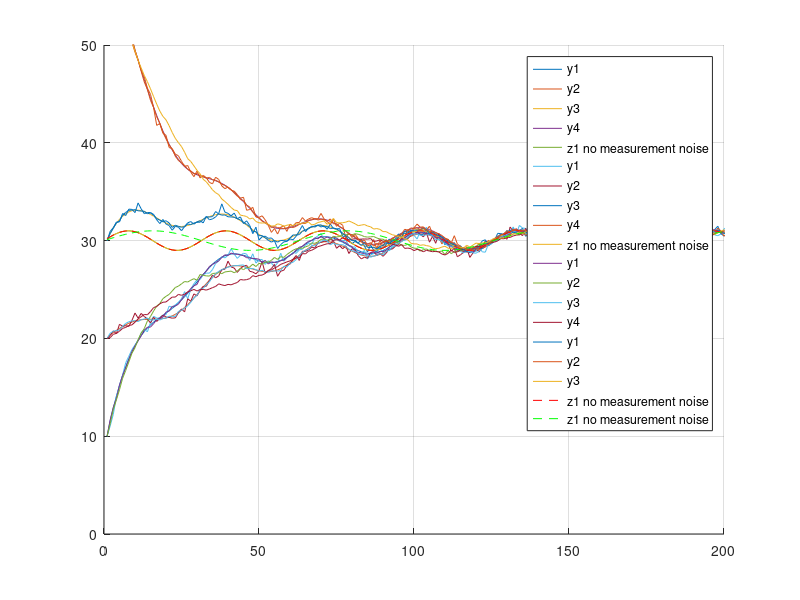

Recreate this plot in MATLAB.
%% case 1: z=[sin+10 sin+20 sin+30 sin+40]' 
clc;clear;close all
dt=0.02; 
t_f=20;
steps=round(t_f/dt);

L = [ 2 -1  0 -1;
     -1  2 -1  0;
      0 -1  2 -1;
     -1  0 -1  2];
q = zeros(4,steps);
y = zeros(4,steps);
L = 1*L;
%L_hat = kron(L,eye(m));


y(:,1)=[10 20 30 60]';
z=sin(10*dt*(1:steps));

%y(:,1) = q(:,1)+[z(:,1) z(:,1) z(:,1) z(:,1)]'; 

for k = 2:steps
% q[k]=q[k-1]+dt*(-L)*(q[k-1]-z[k-1])
  % q(:,k) = q(:,k-1)+ dt *(-L_hat)*(q(:,k-1) + [  z(:,k-1)+10 ; z(:,k-1)+20 ;z(:,k-1)+30 ;z(:,k-1)+60]) ;
    q(:,k) = q(:,k-1)+ dt *(-L)*(q(:,k-1) + [  z(k-1)+10 ; z(k-1)+20 ;z(k-1)+30 ;z(k-1)+60]) ;
% y[k]=q[k]+z[k]
   y(:,k) = q(:,k) + [z(k)+10; z(k)+20; z(k)+30; z(k)+60]; %+ [v1(:,k); v2(:,k); v3(:,k); v4(:,k)];
end

%plot(z(1,:),'DisplayName','z1')
hold on
plot(y(1,:),'DisplayName','y1')
plot(y(2,:),'DisplayName','y2')
plot(y(3,:),'DisplayName','y3')
plot(y(4,:),'DisplayName','y4')
plot(z+30,'DisplayName','z1 no measurement noise')
%plot(zh(2,:),'DisplayName','z2 no measurement noise')
legend 
ylim([0,50])
xlim([0 200])
%% case 2: z=[sin+10+v1 sin+20+v2 sin+30+v3 sin+40+v4]'
clc;clear;close all
dt=0.02; 
t_f=20;
steps=round(t_f/dt);

L = [ 2 -1  0 -1;
     -1  2 -1  0;
      0 -1  2 -1;
     -1  0 -1  2];
q = zeros(4,steps);
y = zeros(4,steps);
L = 1*L;
%L_hat = kron(L,eye(m));


y(:,1)=[10 20 30 60]';
z=sin(10*dt*(1:steps));

%generate noise
R = diag([0.1,0.1,0.1,0.1]);      
v = chol(R)* randn(4,steps);

%y(:,1) = q(:,1)+[z(:,1) z(:,1) z(:,1) z(:,1)]'; 

for k = 2:steps
% q[k]=q[k-1]+dt*(-L)*(q[k-1]-z[k-1])
  % q(:,k) = q(:,k-1)+ dt *(-L_hat)*(q(:,k-1) + [  z(:,k-1)+10 ; z(:,k-1)+20 ;z(:,k-1)+30 ;z(:,k-1)+60]) ;
    q(:,k) = q(:,k-1)+ dt *(-L)*(q(:,k-1) + [z(k-1)+10+v(1,k) ; z(k-1)+20+v(2,k) ;z(k-1)+30+v(3,k) ;z(k-1)+60+v(4,k)]) ;
% y[k]=q[k]+z[k]
   y(:,k) = q(:,k) + [z(k)+10+v(1,k); z(k)+20+v(2,k); z(k)+30+v(3,k); z(k)+60+v(4,k)]; %+ [v1(:,k); v2(:,k); v3(:,k); v4(:,k)];
end

%plot(z(1,:),'DisplayName','z1')
hold on
plot(y(1,:),'DisplayName','y1')
plot(y(2,:),'DisplayName','y2')
plot(y(3,:),'DisplayName','y3')
plot(y(4,:),'DisplayName','y4')
plot(z+30,'DisplayName','z1 no measurement noise')
%plot(zh(2,:),'DisplayName','z2 no measurement noise')
legend 
ylim([0,50])
xlim([0 200])

%% case 3: z=[sin(10t)+10+v1 sin(5t)+10+v2 sin(10t)+20+v3 sin(5t)+20+v4... ]'
clc;clear;close all
dt=0.02; 
    t_f=20;
steps=round(t_f/dt);

L = [ 2 -1  0 -1;
     -1  2 -1  0;
      0 -1  2 -1;
     -1  0 -1  2];
q = zeros(8,steps);
y = zeros(8,steps);
L = 1*L;
L_hat = kron(L,eye(2));

y(:,1)=[10 10 20 20 30 30 60 60]';

z1=sin(10*dt*(1:steps));
z2=sin(5*dt*(1:steps));

r=[z1+10 ; z2+10  ; z1+20 ; z2+20  ; z1+30  ; z2+30 ; z1+60 ; z2+60]; %note that when z is a matrix, [z z]≠[z z]'

%generate noise
Ri=0.01;
R = diag([Ri,Ri,Ri,Ri,Ri,Ri,Ri,Ri]);      
v = chol(R)* randn(8,steps);


for k = 2:steps
% q[k]=q[k-1]+dt*(-L)*(q[k-1]-z[k-1])
    %q(:,k) = q(:,k-1)+ dt *(-L_hat)*(q(:,k-1) + [u(k-1)+10+v(1,k) ; u(k-1)+20+v(2,k) ;u(k-1)+30+v(3,k) ;z1(k-1)+60+v(4,k)]) ;
     q(:,k) = q(:,k-1)+ dt *(-L_hat)*(q(:,k-1) + ( r(:,k-1) + v(:,k-1) ) ) ;
% y[k]=q[k]+z[k]
     y(:,k) = q(:,k) + ( r(:,k) + v(:,k) ); %+ [v1(:,k); v2(:,k); v3(:,k); v4(:,k)];
end

%plot(z(1,:),'DisplayName','z1')
hold on
plot(y(1,:),'DisplayName','y1')
plot(y(2,:),'DisplayName','y2')
plot(y(3,:),'DisplayName','y3')
plot(y(4,:),'DisplayName','y4')
plot(y(5,:),'DisplayName','y1')
plot(y(7,:),'DisplayName','y2')
plot(y(8,:),'DisplayName','y3')

plot(z1+30,'r--','DisplayName','z1 no measurement noise')
plot(z2+30,'g--','DisplayName','z1 no measurement noise')
%plot(zh(2,:),'DisplayName','z2 no measurement noise')
legend 
grid on
ylim([0,50])
xlim([0 200])
